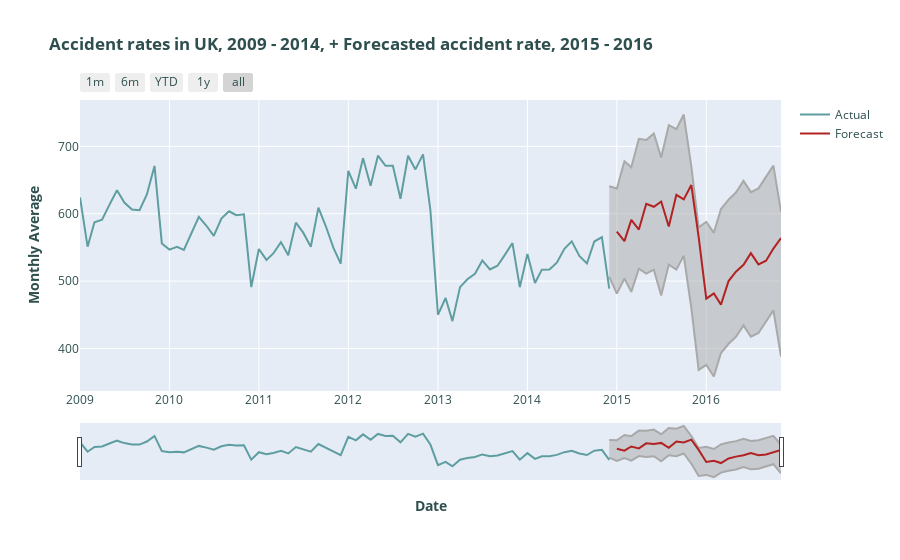

The notebook cell this image was saved under:
### Code cell
plot_sarima_forecast(lower_series, upper_series, fitted_series, uk_agg_2009)
